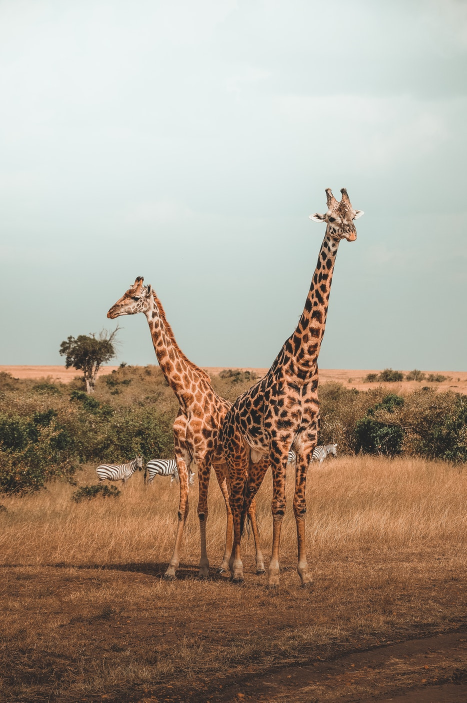
#> input picture 3/task3/giraffes.jpg, 933 x 1405 px (shown at 1/2 size)
$ jupyter execute task3.ipynb   (shell and % lines are left out)   (older library calls are emulated)
#> lines starting #> are read from the running program, lines starting #| are printed output that depends on the picture; after the words box and inside, x2 and y2 are one past the last pixel; in counts of white or black regions, pixels touching at a corner belong together
# Image Processing Assessment

[cell 1]
import cv2
import numpy as np
import matplotlib.pyplot as plt

[cell 2]
def display_img(img):
    fig = plt.figure(figsize=(12,10))
    ax = fig.add_subplot(111)
    ax.imshow(img,cmap='gray')

### Display correctly the image

[cell 3]
img = cv2.imread('giraffes.jpg')
#> img is the input picture: shape (1405, 933, 3); mean B, G, R 141.5, 156.6, 170.1
show_img = cv2.cvtColor(img,cv2.COLOR_BGR2RGB)

[cell 4]
display_img(show_img)

**TASK: Apply a binary threshold on to the image.**

[cell 5]
#Thresholding
gray_img = cv2.cvtColor(img,cv2.COLOR_BGR2GRAY)
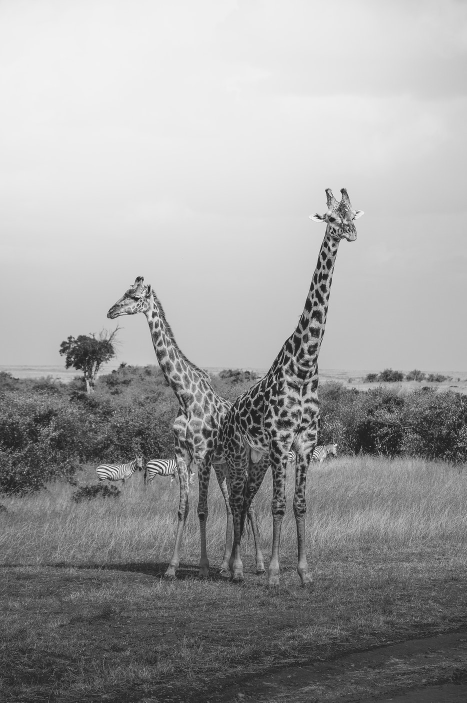
#> gray_img: shape (1405, 933) (shown at 1/2 size); min 2, max 253, mean 158.9
ret,th1 = cv2.threshold(gray_img,160,255,cv2.THRESH_BINARY)
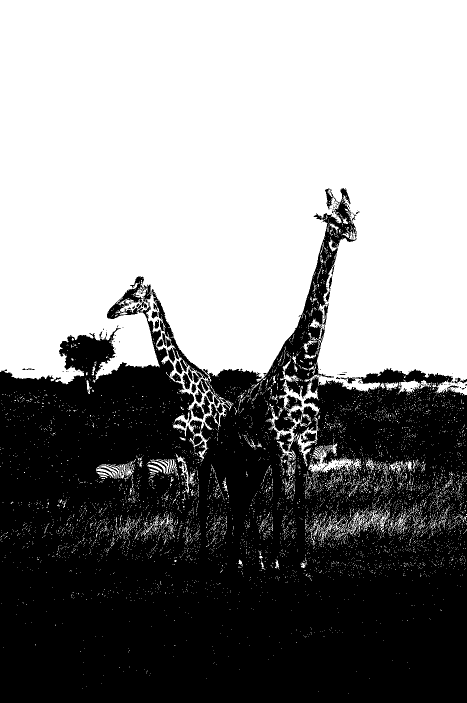
#> th1: shape (1405, 933) (shown at 1/2 size); 53.9% white; 287 black regions (258 under 20 px), largest, box (x1, y1, x2, y2) and area: (0, 376, 933, 1405) 600007, (403, 792, 420, 828) 349, (650, 377, 673, 419) 327

[cell 6]
display_img(th1)

**TASK: Convert colorspace to HSV and display the image**

[cell 7]
#BGR to HSV
hsv_img = cv2.cvtColor(img,cv2.COLOR_BGR2HSV)
#> hsv_img: shape (1405, 933, 3); mean H, S, V 45.9, 68, 174.9

[cell 8]
display_img(hsv_img)

**TASK: Create a low pass filter with a 4x4 Kernel filled with
values of 1/10(0.1) and then use 2-D Convulational blur the
image (displayed in normal RGB).**

[cell 9]
#Kernel
#kernel = no.full((4,4),0.1,dtype=np.float32)
kernel = np.ones((4,4),dtype=np.float32)/10

[cell 10]
kernel

[cell 11]
#Blur
blur_img = cv2.filter2D(img,-1,kernel)
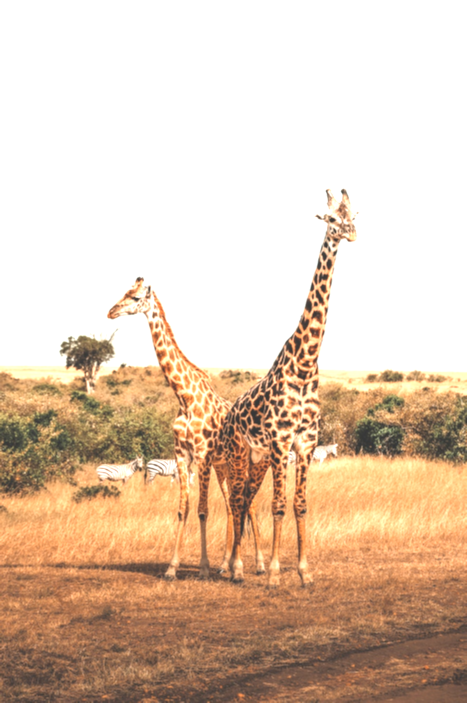
#> blur_img: shape (1405, 933, 3) (shown at 1/2 size); mean B, G, R 179.1, 200.2, 223.4
show_blur = cv2.cvtColor(blur_img,cv2.COLOR_BGR2RGB)

[cell 12]
display_img(show_blur)

**TASK: Create a Horizontal Sobel Filter(sobelx) with kernel size 5x5 to the gray scale version of the image and then display the resulting gradient filtered version of image.**

[cell 13]
sobelx = cv2.Sobel(gray_img,cv2.CV_64F,1,0,ksize=5)
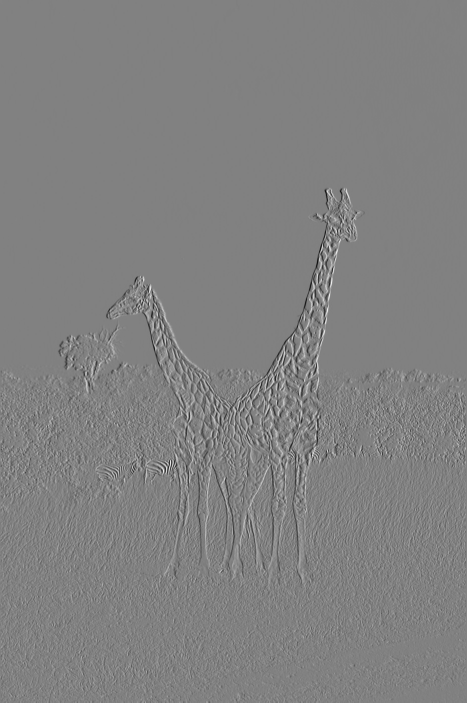
#> sobelx: shape (1405, 933) float64 (shown at 1/2 size); min -8559, max 8345, mean -1.1; drawn with min black and max white

[cell 14]
display_img(sobelx)

**TASK: Plot the color histograms for the RGB channel of the image.**

[cell 15]
colors = ('b','g','r')
for i,let in enumerate(colors):
    hist_val = cv2.calcHist([img],[i],None,[256],[0,256])
    xlim = plt.xlim(0,250)
    ylim = plt.ylim(0,50000)
    plt.plot(hist_val,let)
plt.title('Histogram')
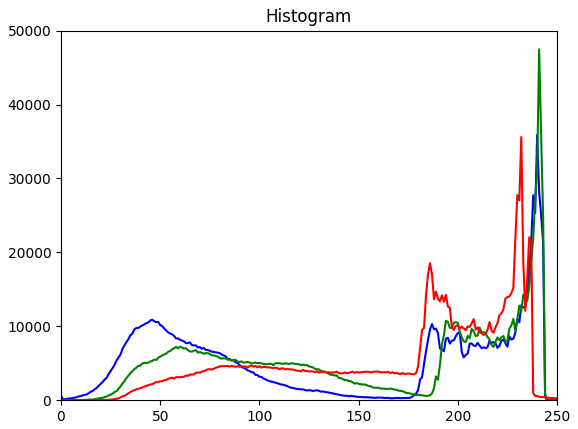
#> figure drawn by matplotlib, 1 panel; curve peaks at x = 240, y = 35899; curve peaks at x = 241, y = 47449; curve peaks at x = 232, y = 35603
